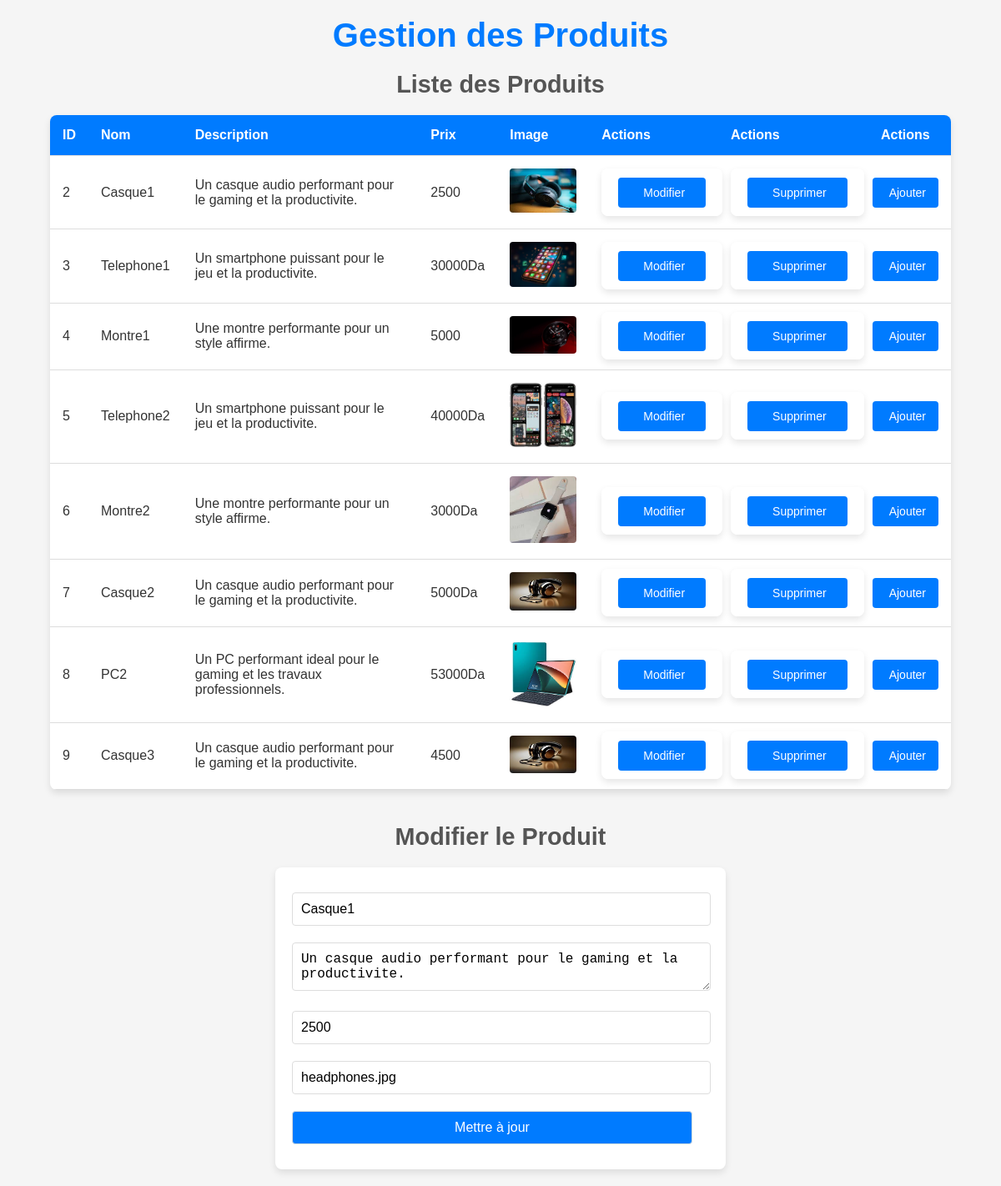
Screenshot of /gestion_produits.php?edit=2 (signed in) with the database file from the repository.
### tables this page shows
CREATE TABLE IF NOT EXISTS `products` (
  `id` int(11) NOT NULL AUTO_INCREMENT,
  `name` varchar(255) NOT NULL,
  `image` varchar(255) NOT NULL,
  `description` text,
  `price` varchar(50) DEFAULT NULL,
  `rating` int(11) DEFAULT NULL,
  PRIMARY KEY (`id`)
);

### gestion_produits.php (the view, shortened to what this page needs)
<?php
include 'config.php';
if (isset($_GET['edit'])) {
    $id = intval($_GET['edit']);
    $stmt = $pdo->prepare("SELECT * FROM products WHERE id = ?");
    $stmt->execute([$id]);
    $product = $stmt->fetch(PDO::FETCH_ASSOC);
}
$stmt = $pdo->query("SELECT * FROM products");
$produits = $stmt->fetchAll(PDO::FETCH_ASSOC);
?>
<!DOCTYPE html>
<html lang="fr">
<head>
    <link rel="stylesheet" href="style1.css">
    <link href="https://unpkg.com/boxicons@2.1.4/css/boxicons.min.css" rel="stylesheet">
</head>
<body>
    <h1 id="main-title">Gestion des Produits</h1>
    <h2 id="product-list-title">Liste des Produits</h2>
    <table id="product-table">
        <thead>
            <tr>
                <th>ID</th>
                <th>Nom</th>
                <th>Description</th>
                <th>Prix</th>
                <th>Image</th>
                <th>Actions</th>
                <th>Actions</th>
                <th>Actions</th>
            </tr>
        </thead>
        <tbody>
            <?php foreach ($produits as $produit): ?>
            <tr>
                <td><?php echo $produit['id']; ?></td>
                <td><?php echo htmlspecialchars($produit['name']); ?></td>
                <td><?php echo htmlspecialchars($produit['description']); ?></td>
                <td><?php echo htmlspecialchars($produit['price']); ?> </td>
                <td>
                    <img src="<?php echo htmlspecialchars($produit['image']); ?>" alt="<?php echo htmlspecialchars($produit['name']); ?>" style="width: 100px;">
                </td>
                <td>
                      <form action="" method="GET" style="display:inline;">
                               <button type="submit" class="action-button"><i class="fas fa-edit"></i> Modifier</button>
                         </form>
                </td>
                <td>
                      <form action="" method="GET" style="display:inline;">
                             <button type="submit" class="action-button" onclick="return confirm('Êtes-vous sûr de vouloir supprimer ce produit ?');">
                              <i class="fas fa-trash"></i> Supprimer
                             </button>
                      </form>
              </td>
              <td>
                   <button class="action-button" onclick="document.getElementById('add-product-form').style.display='block'; document.getElementById('add-product-title').style.display='block';">
                   <i class="fas fa-plus"></i> Ajouter
                  </button>
                </td>
            </tr>
            <?php endforeach; ?>
        </tbody>
    </table>
    <?php if (isset($product)): ?>
        <h2 id="edit-product-title">Modifier le Produit</h2>
        <form id="edit-product-form" method="POST" action="">
            <input type="text" name="name" value="<?php echo htmlspecialchars($product['name']); ?>" required>
            <textarea name="description" required><?php echo htmlspecialchars($product['description']); ?></textarea>
            <input type="number" name="price" value="<?php echo htmlspecialchars($product['price']); ?>" required>
            <input type="text" name="image" value="<?php echo htmlspecialchars($product['image']); ?>" required>
            <button type="submit" name="update_product">Mettre à jour</button>
        </form>
    <?php endif; ?>
 </body>
</html>

### style1.css (style rules this page uses)
body { font-family: Arial, sans-serif; margin: 0; padding: 0; background-color: #f5f5f5; color: #333; }
#main-title { text-align: center; font-size: 2.5rem; margin: 20px 0; color: #007BFF; }
#product-list-title, #add-product-title, #edit-product-title { text-align: center; margin: 20px 0; font-size: 1.8rem; color: #555; }
#product-table { width: 90%; margin: 0 auto 40px; border-collapse: collapse; background-color: #fff; box-shadow: 0 4px 8px rgba(0, 0, 0, 0.1); border-radius: 8px; overflow: hidden; }
#product-table thead { background-color: #007BFF; color: white; }
#product-table th, #product-table td { padding: 15px; text-align: left; border-bottom: 1px solid #ddd; }
#product-table th:last-child, #product-table td:last-child { text-align: center; }
#product-table img { max-width: 80px; border-radius: 4px; }
.action-button { padding: 10px 15px; border: none; border-radius: 4px; cursor: pointer; font-size: 14px; margin: 5px 0; transition: background-color 0.3s ease, transform 0.2s ease; }
.action-button { background-color: #007BFF; color: white; }
form { width: 90%; max-width: 500px; margin: 20px auto; background-color: #fff; padding: 20px; border-radius: 8px; box-shadow: 0 4px 8px rgba(0, 0, 0, 0.1); }
form input, form textarea, form button { width: calc(100% - 20px); margin: 10px 0; padding: 10px; border: 1px solid #ddd; border-radius: 4px; font-size: 1rem; }
form button { background-color: #007BFF; color: white; cursor: pointer; transition: background-color 0.3s ease; }

### rows the page displays
products: id "2", name "Casque1", description "Un casque audio performant pour le gaming et la productivite.", price "2500", image (picture), image "headphones.jpg"
products: id "3", name "Telephone1", description "Un smartphone puissant pour le jeu et la productivite.", price "30000Da", image (picture)
products: id "4", name "Montre1", description "Une montre performante pour un style affirme.", price "5000", image (picture)
products: id "5", name "Telephone2", description "Un smartphone puissant pour le jeu et la productivite.", price "40000Da", image (picture)
products: id "6", name "Montre2", description "Une montre performante pour un style affirme.", price "3000Da", image (picture)
products: id "7", name "Casque2", description "Un casque audio performant pour le gaming et la productivite.", price "5000Da", image (picture)
products: id "8", name "PC2", description "Un PC performant ideal pour le gaming et les travaux professionnels.", price "53000Da", image (picture)
products: id "9", name "Casque3", description "Un casque audio performant pour le gaming et la productivite.", price "4500", image (picture)
